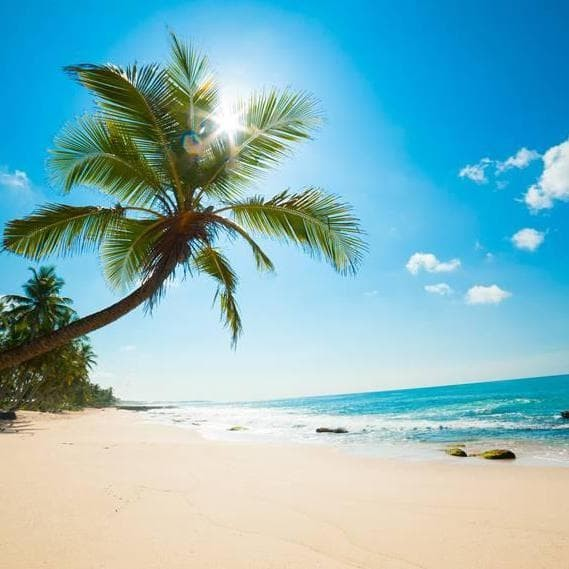
#> input picture pantai.jpg, 569 x 569 px
$ python prak9.3.py
#> lines starting #> are read from the running program, lines starting #| are printed output that depends on the picture; after the words box and inside, x2 and y2 are one past the last pixel; in counts of white or black regions, pixels touching at a corner belong together
import cv2
import numpy as np
import matplotlib.pyplot as plt

img = cv2.imread('pantai.jpg')
#> img is the input picture: shape (569, 569, 3); mean B, G, R 190.9, 182.7, 132.2
img = cv2.cvtColor(img, cv2.COLOR_BGR2GRAY)
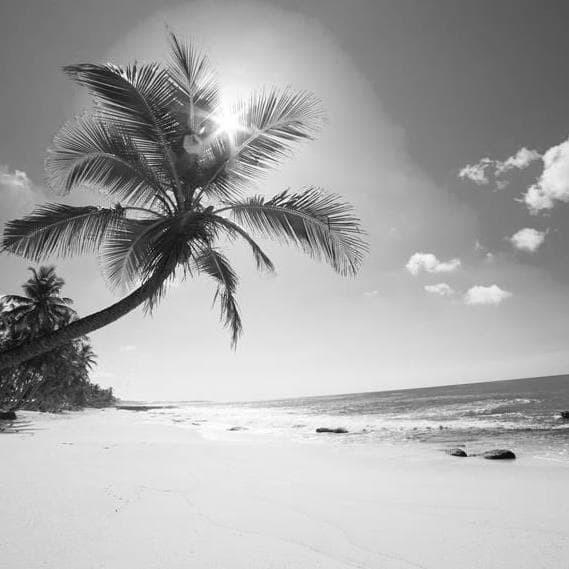
#> img: shape (569, 569); min 1, max 255, mean 168.5

img_canny = cv2.Canny(img, 100, 200)
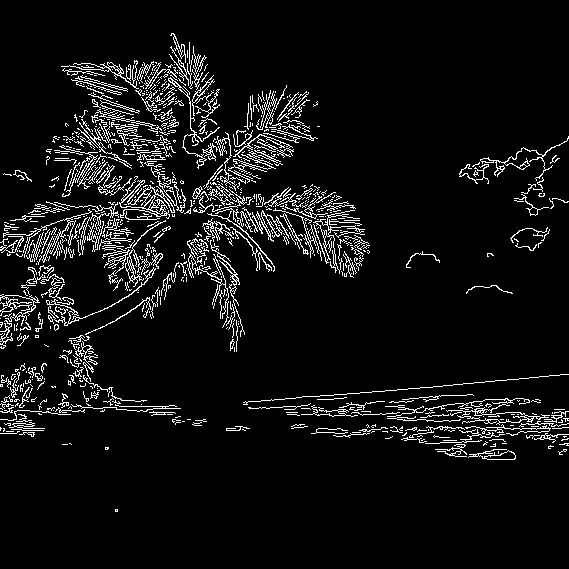
#> img_canny: shape (569, 569); 6.8% white in thin lines or dots, all inside (x1, y1, x2, y2) = (0, 33, 569, 512)

fig, axes = plt.subplots(2, 2, figsize=(20, 20))
ax = axes.ravel()

ax[0].imshow(img, cmap='gray')
ax[0].set_title("Citra Input")
ax[1].hist(img.ravel(), bins=256)
ax[1].set_title("Histogram Citra Input")

ax[2].imshow(img_canny, cmap='gray')
ax[2].set_title("Citra Output")
ax[3].hist(img_canny.ravel(), bins=256)
ax[3].set_title("Histogram Citra Output")

fig.tight_layout()
plt.show()
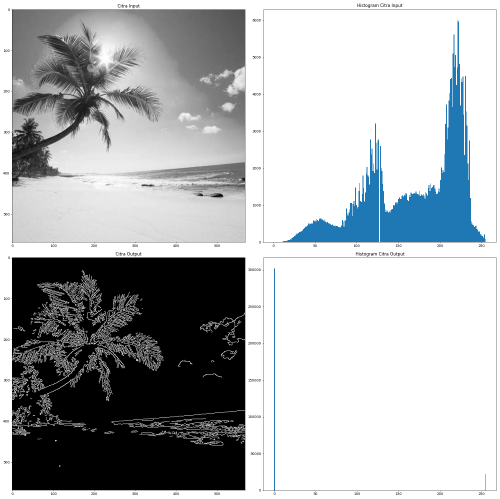
#> figure drawn by matplotlib, 4 panels; panel 2: tallest bar 5990 high, from x = 221.3 to 222.3; panel 4: tallest bar 301655 high, from x = 0 to 0.996
